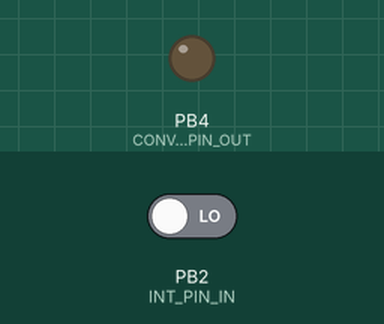
This sketch was run on a simulated ATtiny85, built with avr-gcc and run on an emulated ATtiny85. Shown: output pins drawn as LEDs (lit = HIGH). Inputs (shaded band) come from the test bench; at power-on: PB2 (INT_PIN_IN) LOW. Pins used as bus, display or sensor lines are not drawn.

Above: at 2.5 s.
At 35.0 s:
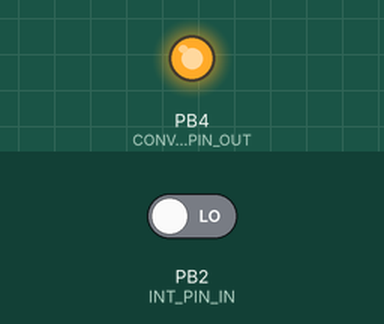
Timing chart, 0 to 78.2 s (numbered marks = the images above):
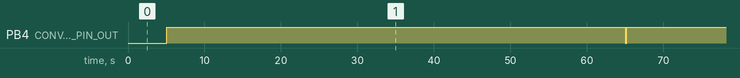

Measured:
- by itself, PB4 (CONVETER_PIN_OUT): alternates HIGH for 60.0 s and LOW for 0.15 s

The sketch:

A-02-power-on-off-ir.ino
```cpp
#include <LowPower.h>
#include <avr/wdt.h>
#include <avr/interrupt.h>
#include <avr/sleep.h>
#include <avr/pgmspace.h>

//Disabling ADC saves ~230uAF. Needs to be re-enable for the internal voltage check
#define adc_disable() (ADCSRA &= ~(1<<ADEN)) // disable ADC
#define adc_enable()  (ADCSRA |=  (1<<ADEN)) // re-enable ADC

#define CONVETER_PIN_OUT 4  // PIN 3 / D4
#define INT_PIN_IN       2  // PIN 7 / INT 0
#define VCC_PIN_OUT      3  // PIN 2 / D3


volatile int secon85status;
int o_secon85status;
int resetstatus;

unsigned long startMills = 0;

void setup() {

  startMills = millis();

  secon85status = o_secon85status = resetstatus = LOW;

  adc_disable();

  // enable converter // low active
  pinMode(CONVETER_PIN_OUT, OUTPUT);
  pinMode(VCC_PIN_OUT, OUTPUT);
  digitalWrite(CONVETER_PIN_OUT, HIGH);

  // INT input
  pinMode(INT_PIN_IN, INPUT);

}

void loop() {

  if ( resetstatus == LOW ) {
    powerOn();
    delay(100);
    removePoweronInt();
    resetstatus = HIGH;
  }

  if (( resetstatus == HIGH ) && ( secon85status != o_secon85status )) {
    delay(50);
    powerDn();
    o_secon85status = secon85status;
    resetstatus = LOW;
    sleep();
  }

  if ((millis() - startMills) > 5000) {
    delay(50);
    powerDn();
    o_secon85status = secon85status;
    resetstatus = LOW;
    sleep();
  }

}

void removePoweronInt() {
  attachInterrupt(0, intFromsecon85activate, RISING);
}

void intFromsecon85activate() {
  detachInterrupt(0);
  attachInterrupt(0, intFromsecon85, RISING);
}

void intFromsecon85() {
  secon85status = !secon85status;
  detachInterrupt(0);
}

void powerOn() {
  digitalWrite(CONVETER_PIN_OUT, LOW);
  digitalWrite(VCC_PIN_OUT, HIGH);
}

void powerDn() {
  digitalWrite(CONVETER_PIN_OUT, HIGH);
  digitalWrite(VCC_PIN_OUT, LOW);
}

void sleep() {
  for (int i = 0; i < 7; i++) {
    LowPower.powerDown(SLEEP_8S, ADC_OFF, BOD_OFF);
  }
  LowPower.powerDown(SLEEP_4S, ADC_OFF, BOD_OFF);
}
```
